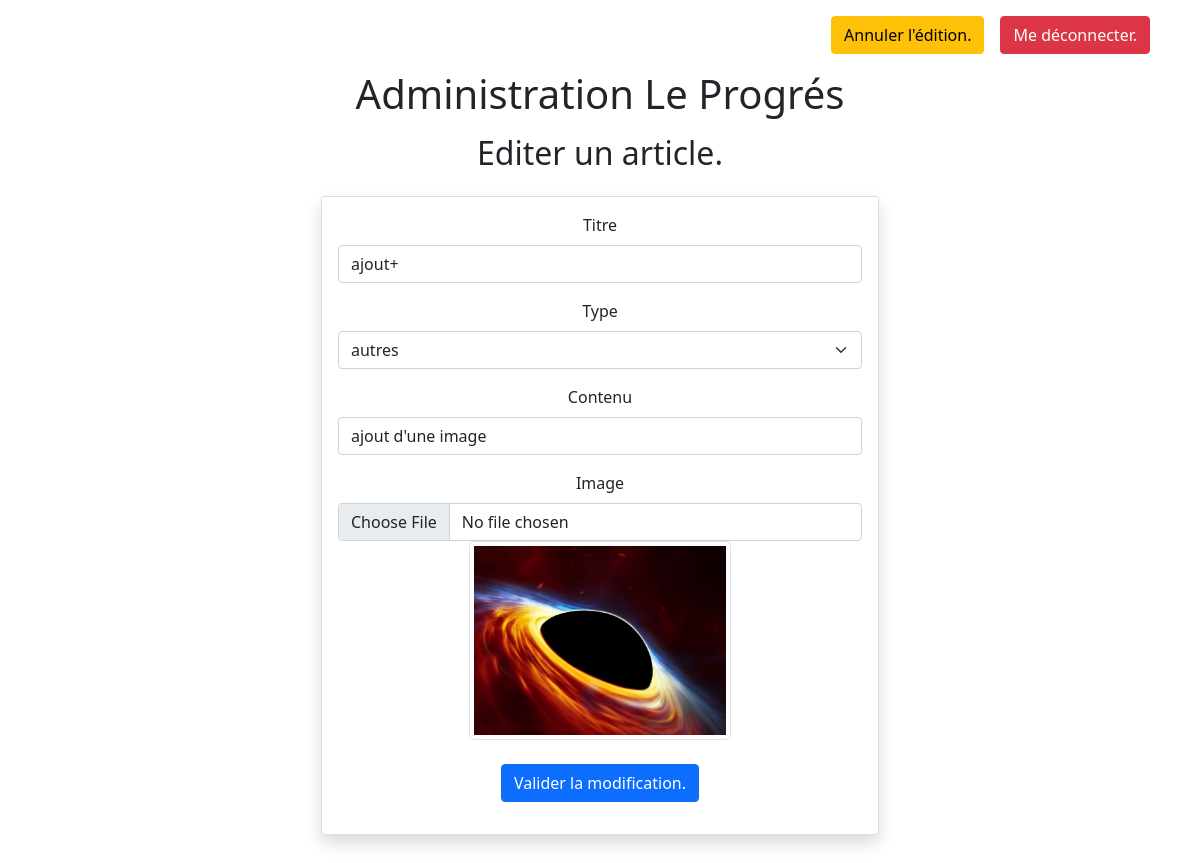
The app's page /edit-article.php?id=7 (signed in) with its own data.
### tables this page shows
CREATE TABLE IF NOT EXISTS `article` (
  `id` int(11) NOT NULL AUTO_INCREMENT,
  `titre` varchar(250) NOT NULL,
  `type` varchar(250) NOT NULL,
  `contenu` text NOT NULL,
  `image` varchar(250) DEFAULT NULL,
  `id_admin` int(11) NOT NULL,
  PRIMARY KEY (`id`),
  KEY `id_admin` (`id_admin`)
);

### function/article-function.php (called while the page is built, shortened)
<?php
    function getOneArticles($bdd, $id){
        $query = $bdd->prepare('SELECT * FROM article WHERE id = :id');
        $query->execute(['id' => $id]);
        $resultat = $query->fetch();
        return $resultat;
    }
?>

### edit-article.php (the view, shortened to what this page needs)
<?php
    $bdd= bddConnect();
    $idArticle = $_GET["id"];
    require 'function/article-function.php';
    $article= getOneArticles($bdd, $idArticle);
    $types=[
        'politique',
        'sport',
        'faits-divers',
        'autres'
    ];
?>
<html>
    <head>
        <link rel="stylesheet" href="css/style.css" />
        <link href="https://cdn.jsdelivr.net/npm/bootstrap@5.1.3/dist/css/bootstrap.min.css" rel="stylesheet">
    </head>
    <body>
        <div class="container text-center">
            <div class="d-flex justify-content-end">
                <a class="btn btn-warning mt-3 mx-2" href="admin.php">Annuler l'édition.</a>
                <a class="btn btn-danger mt-3 mx-2" href="logout.php">Me déconnecter.</a>
            </div>
            <h1 class="my-3">Administration Le Progrés</h1>
                <h2 class="my-2">Editer un article.</h2>
                    <div class="my-4 container card w-50 shadow p-3 mb-5 bg-body rounded">
                        <form enctype="multipart/form-data" method="post" action="edit-article.php?id=<?php echo($article["id"]);?>">
                            <div class="mb-3">
                                <label for="titre" class="form-label">Titre</label>
                                <input value="<?php echo($article["titre"]);?>" type="text" name="titre" class="form-control" id="titre" placeholder="titre">
                            </div>
                            <div class="mb-3">
                                <label for="type" class="form-label">Type</label>
                                <select class="form-select" name="type" id="type">
                                    <?php
                                        foreach($types as $type) {
                                            if($type == $article["type"]) {
                                                echo('<option selected value="'.$type.'">'.$type.'</option>');
                                            } else {
                                                echo('<option value="'.$type.'">'.$type.'</option>');
                                            }
                                        }
                                    ?>
                                </select>
                            </div>
                            <div class="mb-3">
                                <label for="contenu" class="form-label">Contenu</label>
                                <input value="<?php echo($article["contenu"]);?>" type="text" name="contenu" class="form-control" id="contenu" placeholder="contenu">
                            </div>
                            <div class="mb-3">
                                <label for="image" class="form-label">Image</label>
                                <input type="file" name="image" class="form-control" id="image">
                                <img class="img-thumbnail w-50" src="uploads/<?php echo($article["image"]);?>" alt="">
                            </div>
                            <button type="submit" class="btn btn-primary mt-2">Valider la modification.</button>
                        </form>
                    </div>
        </div>
    </body>
</html>

### records on screen
article: titre "ajout+", type "autres", contenu "ajout d'une image", image (picture)
